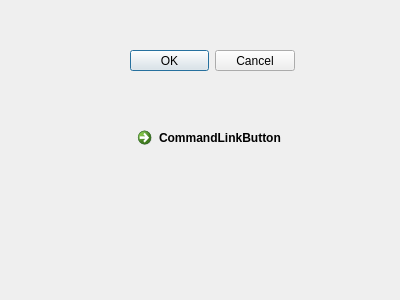
<?xml version="1.0" encoding="UTF-8"?>
<ui version="4.0">
 <class>defect_single</class>
 <widget class="QWidget" name="defect_single">
  <property name="geometry">
   <rect>
    <x>0</x>
    <y>0</y>
    <width>400</width>
    <height>300</height>
   </rect>
  </property>
  <property name="windowTitle">
   <string>Form</string>
  </property>
  <widget class="QCommandLinkButton" name="commandLinkButton">
   <property name="geometry">
    <rect>
     <x>130</x>
     <y>120</y>
     <width>168</width>
     <height>41</height>
    </rect>
   </property>
   <property name="text">
    <string>CommandLinkButton</string>
   </property>
  </widget>
  <widget class="QDialogButtonBox" name="buttonBox">
   <property name="geometry">
    <rect>
     <x>130</x>
     <y>50</y>
     <width>165</width>
     <height>21</height>
    </rect>
   </property>
   <property name="standardButtons">
    <set>QDialogButtonBox::Cancel|QDialogButtonBox::Ok</set>
   </property>
  </widget>
 </widget>
 <resources/>
 <connections/>
</ui>
